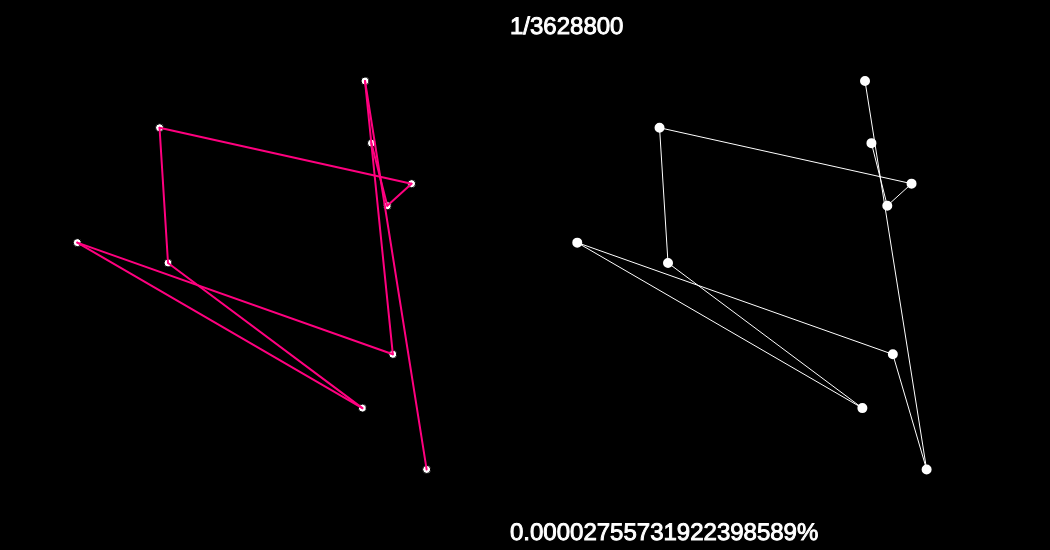
Frame 1 (no input)
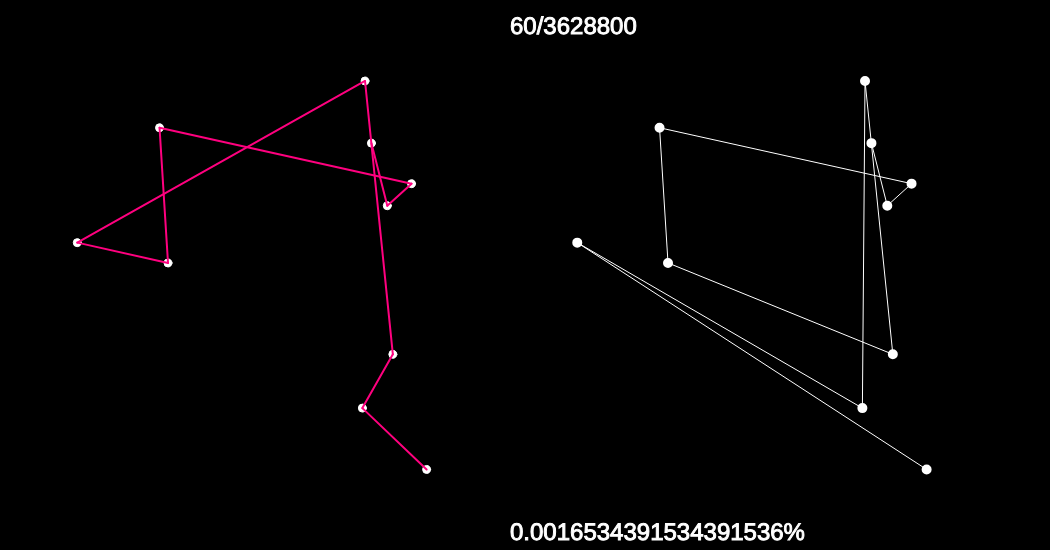
Frame 60 (no input)
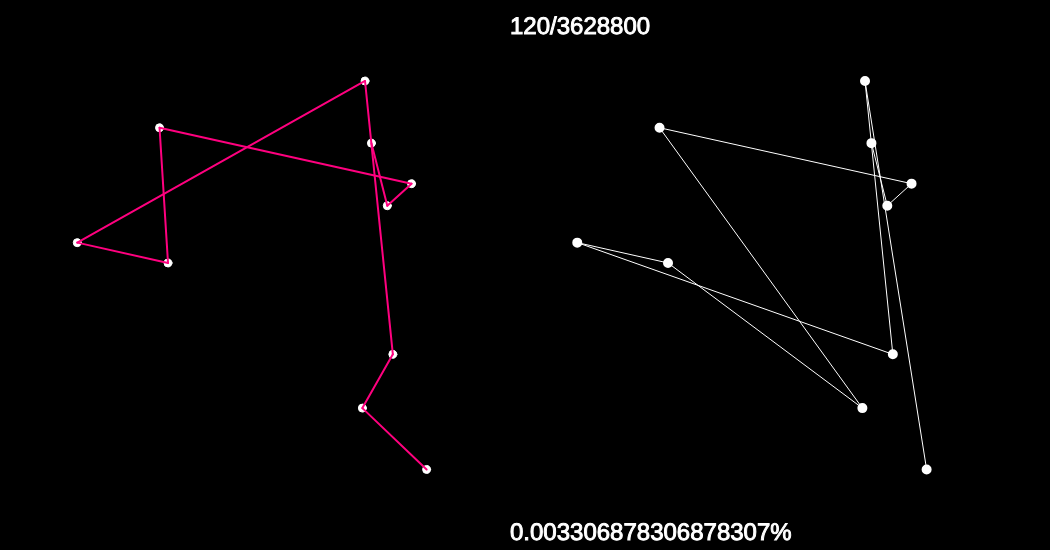
Frame 120 (the mouse pressed at the canvas centre since frame 60)

The p5.js sketch that drew these frames (run headless with seeded random() and noise() and a simulated clock; from frame 60 on, the mouse is pressed at the canvas centre):

// p5.js sketch
// ── sketch.js
var canvasSize = 500;
var citiesValue = 10;
var drawInfoData = true;
var order = [];
var bestOrder = [];
var bestOrderDistance;
var citiesPos = [];
var factorialFromCitiesValue;
var iteriation;

function setup() 
{	
	createCanvas(canvasSize * 2 + 50, canvasSize + 50);
	
	for (var i = 0; i < citiesValue; i++)
	{
		citiesPos[i] = createVector(random(50, canvasSize), random(50, canvasSize));
	}
	for (var i = 0; i < citiesValue; i++)
	{
		order.push(i);
	}
	bestOrder = order.slice();
	bestOrderDistance = 0;
	for (var i = 0; i < citiesValue; i++)
	{
		if (i != 0)
		{
			var cc = citiesPos[order[i]];
			var bc = citiesPos[order[i - 1]];
			bestOrderDistance += dist(cc.x, cc.y, bc.x, bc.y);
		}
	}
	if (drawInfoData)
	{
		factorialFromCitiesValue = getFactorial(citiesValue);
		iteriation = 0;
	}
}
function draw() 
{
	background(0);
	
	for (var i = 0;i < citiesValue; i++)
	{
		fill(255);
		ellipse(citiesPos[i].x, citiesPos[i].y, 8, 8);
	}
	
	for (var i = 0; i < citiesValue; i++)
	{
		if (i != 0)
		{
			stroke(255, 0 , 127);
			strokeWeight(2);
			line(citiesPos[bestOrder[i]].x, citiesPos[bestOrder[i]].y, citiesPos[bestOrder[i - 1]].x, citiesPos[bestOrder[i - 1]].y);
		}
	}
	
	var distance = 0;
	for (var i = 0; i < citiesValue; i++)
	{
		if (i != 0)
		{
			distance += dist(citiesPos[order[i]].x, citiesPos[order[i]].y, citiesPos[order[i - 1]].x, citiesPos[order[i - 1]].y);
		}
	}
	if (distance < bestOrderDistance)
	{
		console.log("NOWY NAJLEPSZY");
		bestOrder = order.slice();
		bestOrderDistance = distance;
	}
	order = nextOrder(order.slice());
	iteriation++;
	
	translate(canvasSize, 0);
	for (var i = 0;i < citiesValue; i++)
	{
		fill(255);
		stroke(255);
		ellipse(citiesPos[i].x, citiesPos[i].y, 8, 8);
	}
	for (var i = 0; i < citiesValue; i++)
	{
		if (i != 0)
		{
			stroke(255);
			strokeWeight(1);
			line(citiesPos[order[i]].x, citiesPos[order[i]].y, citiesPos[order[i - 1]].x, citiesPos[order[i - 1]].y);
		}
	}
	
	if (drawInfoData)
	{
		fill(255);
		textSize(24);
		text(iteriation + "/" + factorialFromCitiesValue, 10, 34);
		text(iteriation/factorialFromCitiesValue * 100 + "%", 10, height - 10);
	}
}
function swap(list, a, b)
{
	var temp = list[a];
	list[a] = list[b];
	list[b] = temp;
}
function nextOrder(array)
{
	var largestX = -1;
	for (var i = 0; i < array.length; i++)
	{
		if (array[i] < array[i + 1])
		{
			largestX = i;
		}
	}
	if (largestX == -1)
	{
		console.log("KONIEC");
		noLoop();
	}
	var largestY = -1;
	for (var i = 0; i < array.length; i++)
	{
		if (array[largestX] < array[i])
		{
			largestY = i;
		}
	}
	swap(array, largestX, largestY);
	var endArray = array.splice(largestX + 1);
	endArray.reverse();
	array = array.concat(endArray);
	return array;
}
function getFactorial(num)
{
    if (num === 0)
      { return 1; }
    else
      { return num * getFactorial( num - 1 ); }
}
